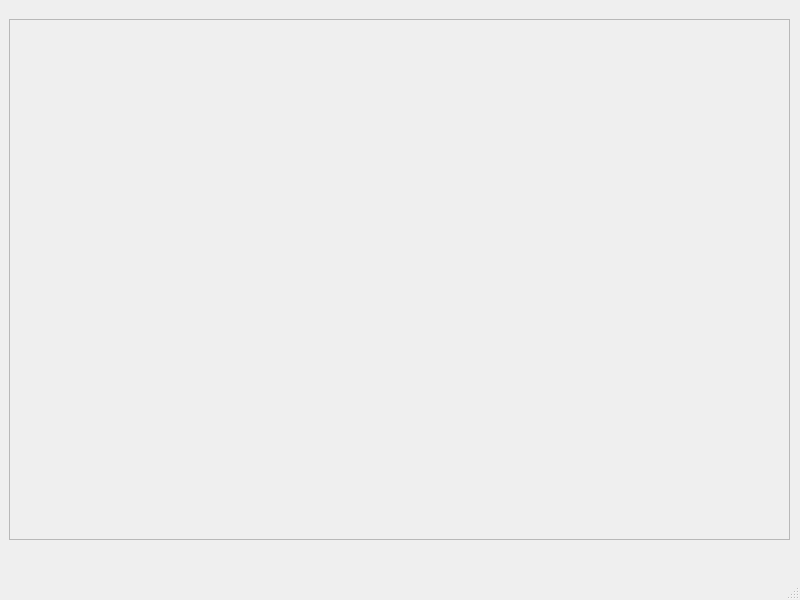
<?xml version="1.0" encoding="UTF-8"?>
<ui version="4.0">
 <class>UpdatedCrestListPage</class>
 <widget class="QMainWindow" name="UpdatedCrestListPage">
  <property name="geometry">
   <rect>
    <x>0</x>
    <y>0</y>
    <width>800</width>
    <height>600</height>
   </rect>
  </property>
  <property name="windowTitle">
   <string>MainWindow</string>
  </property>
  <widget class="QWidget" name="centralwidget">
   <property name="sizePolicy">
    <sizepolicy hsizetype="Expanding" vsizetype="Expanding">
     <horstretch>0</horstretch>
     <verstretch>0</verstretch>
    </sizepolicy>
   </property>
   <widget class="QWidget" name="verticalLayoutWidget">
    <property name="geometry">
     <rect>
      <x>9</x>
      <y>19</y>
      <width>781</width>
      <height>521</height>
     </rect>
    </property>
    <layout class="QVBoxLayout" name="verticalLayout">
     <property name="sizeConstraint">
      <enum>QLayout::SizeConstraint::SetNoConstraint</enum>
     </property>
     <item>
      <layout class="QGridLayout" name="gridLayout">
       <property name="sizeConstraint">
        <enum>QLayout::SizeConstraint::SetNoConstraint</enum>
       </property>
       <item row="0" column="0">
        <widget class="QScrollArea" name="scrollArea">
         <property name="widgetResizable">
          <bool>true</bool>
         </property>
         <widget class="QWidget" name="scrollAreaWidgetContents">
          <property name="geometry">
           <rect>
            <x>0</x>
            <y>0</y>
            <width>775</width>
            <height>515</height>
           </rect>
          </property>
         </widget>
        </widget>
       </item>
      </layout>
     </item>
    </layout>
   </widget>
  </widget>
  <widget class="QMenuBar" name="menubar">
   <property name="geometry">
    <rect>
     <x>0</x>
     <y>0</y>
     <width>800</width>
     <height>26</height>
    </rect>
   </property>
  </widget>
  <widget class="QStatusBar" name="statusbar"/>
 </widget>
 <resources/>
 <connections/>
</ui>
